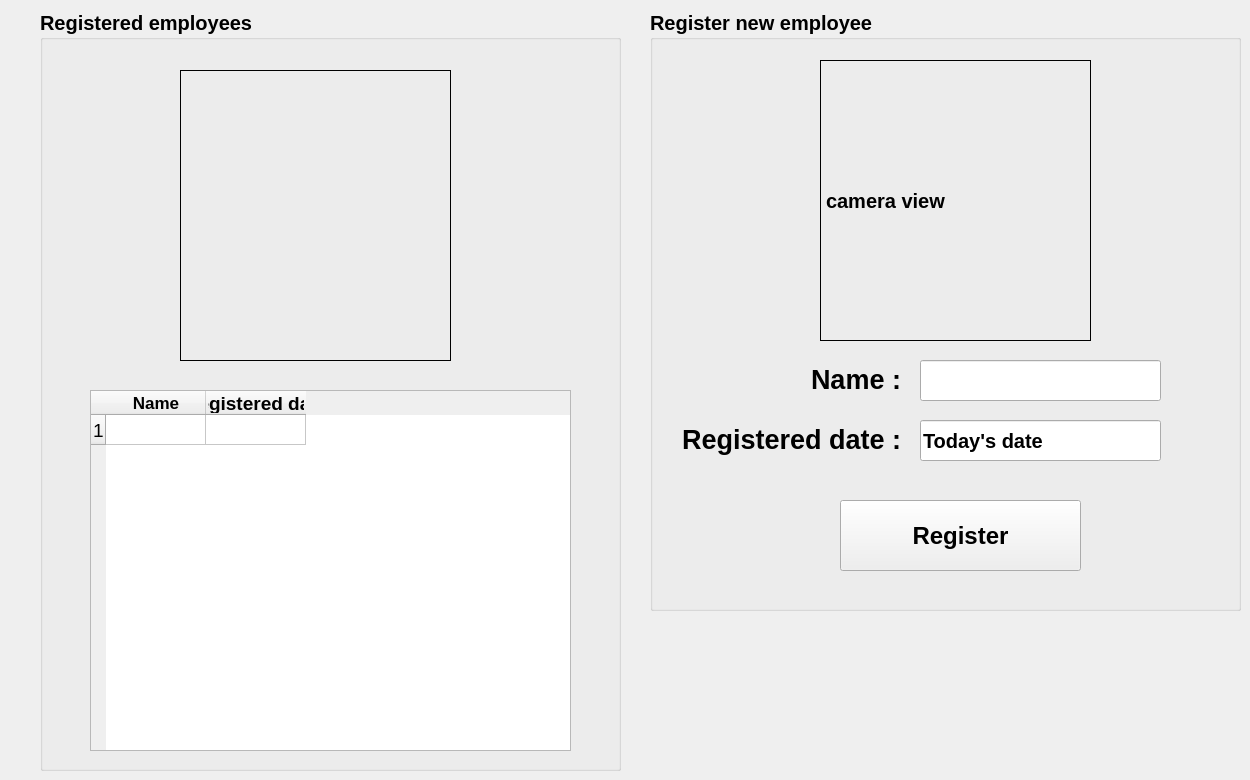
    <widget class="QWidget" name="register_employee_page">
     <widget class="QGroupBox" name="groupBox_9">
      <property name="geometry">
       <rect>
        <x>650</x>
        <y>10</y>
        <width>591</width>
        <height>601</height>
       </rect>
      </property>
      <property name="font">
       <font>
        <pointsize>15</pointsize>
        <weight>75</weight>
        <bold>true</bold>
       </font>
      </property>
      <property name="title">
       <string>Register new employee</string>
      </property>
      <widget class="QLabel" name="employee_cam_label">
       <property name="geometry">
        <rect>
         <x>170</x>
         <y>50</y>
         <width>271</width>
         <height>281</height>
        </rect>
       </property>
       <property name="frameShape">
        <enum>QFrame::Box</enum>
       </property>
       <property name="text">
        <string>camera view</string>
       </property>
      </widget>
      <widget class="QLineEdit" name="employee_name_edit">
       <property name="geometry">
        <rect>
         <x>270</x>
         <y>350</y>
         <width>241</width>
         <height>41</height>
        </rect>
       </property>
      </widget>
      <widget class="QLabel" name="label_121">
       <property name="geometry">
        <rect>
         <x>150</x>
         <y>340</y>
         <width>101</width>
         <height>58</height>
        </rect>
       </property>
       <property name="font">
        <font>
         <pointsize>20</pointsize>
         <weight>75</weight>
         <bold>true</bold>
        </font>
       </property>
       <property name="text">
        <string>Name :</string>
       </property>
       <property name="alignment">
        <set>Qt::AlignRight|Qt::AlignTrailing|Qt::AlignVCenter</set>
       </property>
      </widget>
      <widget class="QPushButton" name="employee_register_button">
       <property name="geometry">
        <rect>
         <x>190</x>
         <y>490</y>
         <width>241</width>
         <height>71</height>
        </rect>
       </property>
       <property name="font">
        <font>
         <pointsize>18</pointsize>
         <weight>75</weight>
         <bold>true</bold>
        </font>
       </property>
       <property name="styleSheet">
        <string notr="true"/>
       </property>
       <property name="text">
        <string>Register</string>
       </property>
      </widget>
      <widget class="QLabel" name="label_122">
       <property name="geometry">
        <rect>
         <x>20</x>
         <y>400</y>
         <width>231</width>
         <height>58</height>
        </rect>
       </property>
       <property name="font">
        <font>
         <pointsize>20</pointsize>
         <weight>75</weight>
         <bold>true</bold>
        </font>
       </property>
       <property name="text">
        <string>Registered date :</string>
       </property>
       <property name="alignment">
        <set>Qt::AlignRight|Qt::AlignTrailing|Qt::AlignVCenter</set>
       </property>
      </widget>
      <widget class="QLineEdit" name="registered_date_employee">
       <property name="geometry">
        <rect>
         <x>270</x>
         <y>410</y>
         <width>241</width>
         <height>41</height>
        </rect>
       </property>
       <property name="text">
        <string>Today's date</string>
       </property>
      </widget>
     </widget>
     <widget class="QGroupBox" name="groupBox_10">
      <property name="geometry">
       <rect>
        <x>40</x>
        <y>10</y>
        <width>581</width>
        <height>761</height>
       </rect>
      </property>
      <property name="font">
       <font>
        <pointsize>15</pointsize>
        <weight>75</weight>
        <bold>true</bold>
       </font>
      </property>
      <property name="title">
       <string>Registered employees</string>
      </property>
      <widget class="QLabel" name="show_employee_label">
       <property name="geometry">
        <rect>
         <x>140</x>
         <y>60</y>
         <width>271</width>
         <height>291</height>
        </rect>
       </property>
       <property name="frameShape">
        <enum>QFrame::Box</enum>
       </property>
       <property name="text">
        <string/>
       </property>
      </widget>
      <widget class="QTableWidget" name="registered_employee_table">
       <property name="geometry">
        <rect>
         <x>50</x>
         <y>380</y>
         <width>481</width>
         <height>361</height>
        </rect>
       </property>
       <property name="font">
        <font>
         <pointsize>14</pointsize>
         <weight>50</weight>
         <bold>false</bold>
        </font>
       </property>
       <row>
        <property name="text">
         <string>1</string>
        </property>
       </row>
       <column>
        <property name="text">
         <string>Name</string>
        </property>
        <property name="font">
         <font>
          <pointsize>13</pointsize>
          <weight>75</weight>
          <bold>true</bold>
         </font>
        </property>
       </column>
       <column>
        <property name="text">
         <string>Registered date</string>
        </property>
        <property name="font">
         <font>
          <weight>75</weight>
          <bold>true</bold>
         </font>
        </property>
       </column>
      </widget>
     </widget>
    </widget>
